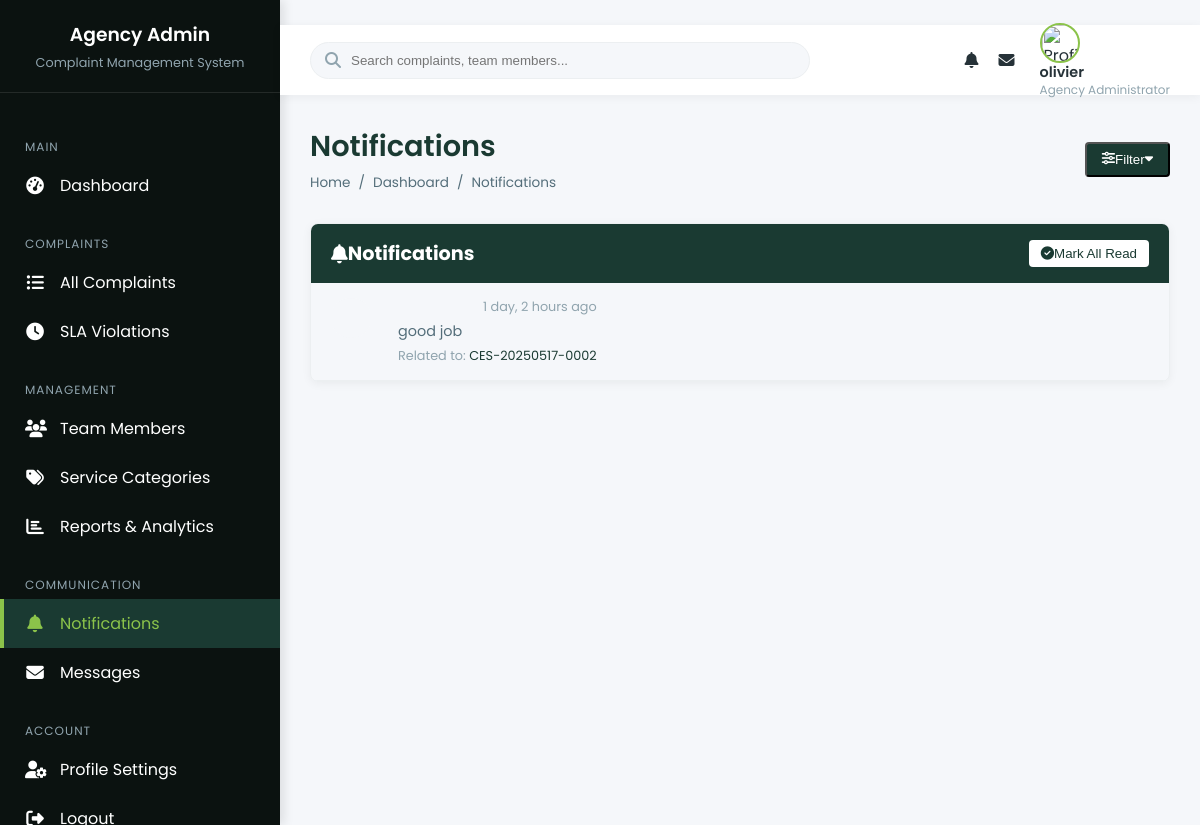
Screenshot of /agency_notifications/ (signed in) with the database file from the repository.
### citizen_management/models.py (models this page shows, shortened)
class User(AbstractUser):
    ROLE_CHOICES = [
        ('citizen', 'Citizen'),
        ('agent', 'Agency Agent'),
        ('agency_admin', 'Agency Administrator'),
        ('super_admin', 'System Administrator'),
    ]
    role = models.CharField(max_length=20, choices=ROLE_CHOICES, default='citizen')
    phone = models.CharField(max_length=20, blank=True)
    profile_picture = models.ImageField(upload_to='profiles/', blank=True)
    email_verified\
        = models.BooleanField(default=False)
    last_login_ip = models.GenericIPAddressField(blank=True, null=True)

class Notification(models.Model):
    TYPE_CHOICES = [
        ('status_change', 'Status Change'),
        ('new_response', 'New Response'),
        ('assignment', 'New Assignment'),
        ('sla_warning', 'SLA Warning'),
        ('feedback_request', 'Feedback Request'),
    ]
    user = models.ForeignKey(
        User,
        on_delete=models.CASCADE,
        related_name='notifications'
    )
    complaint = models.ForeignKey(
        Complaint,
        on_delete=models.CASCADE,
        null=True,
        blank=True
    )
    notification_type = models.CharField(
        max_length=20,
        choices=TYPE_CHOICES
    )
    message = models.TextField()
    is_read = models.BooleanField(default=False)
    created_at = models.DateTimeField(auto_now_add=True)
    class Meta:
        ordering = ['-created_at']
        indexes = [
            models.Index(fields=['is_read']),
        ]

class Complaint(models.Model):
    STATUS_CHOICES = [
        ('submitted', 'Submitted'),
        ('acknowledged', 'Acknowledged'),
        ('in_progress', 'In Progress'),
        ('resolved', 'Resolved'),
        ('rejected', 'Rejected'),
        ('reopened', 'Reopened'),
    ]
    PRIORITY_CHOICES = [
        ('low', 'Low'),
        ('medium', 'Medium'),
        ('high', 'High'),
        ('critical', 'Critical'),
    ]
    SOURCE_CHOICES = [
        ('web', 'Website'),
        ('mobile', 'Mobile App'),
        ('email', 'Email'),
        ('sms', 'SMS'),
        ('office', 'Field Office'),
    ]
    ticket_number = models.CharField(max_length=20, unique=True, editable=False)
    title = models.CharField(max_length=200)
    description = models.TextField()
    category = models.ForeignKey(
        ServiceCategory,
        on_delete=models.SET_NULL,
        null=True,
        related_name='complaints'
    )
    status = models.CharField(
        max_length=20,
        choices=STATUS_CHOICES,
        default='submitted'
    )
    priority = models.CharField(
        max_length=20,
        choices=PRIORITY_CHOICES,
        default='medium'
    )
    source = models.CharField(
        max_length=20,
        choices=SOURCE_CHOICES,
        default='web'
    )
    location_description = models.TextField(blank=True)
    latitude = models.DecimalField(
        max_digits=9,
        decimal_places=6,
        null=True,
        blank=True
    )
    longitude = models.DecimalField(
        max_digits=9,
        decimal_places=6,
        null=True,
        blank=True
    )
    citizen = models.ForeignKey(
        User,
        on_delete=models.SET_NULL,
        null=True,
        blank=True,
        related_name='complaints'
    )
    citizen_name = models.CharField(max_length=100, blank=True)
    citizen_email = models.EmailField(blank=True)
    citizen_phone = models.CharField(max_length=20, blank=True)
    is_anonymous = models.BooleanField(default=False)
    assigned_to = models.ForeignKey(
        User,
        on_delete=models.SET_NULL,
        null=True,
        blank=True,
        related_name='assigned_complaints'
    )
    assigned_agency = models.ForeignKey(
        GovernmentAgency,
        on_delete=models.SET_NULL,
        null=True,
        blank=True,
        related_name='assigned_complaints'
    )
    sla_deadline = models.DateTimeField(null=True, blank=True)
    created_at = models.DateTimeField(auto_now_add=True)
    updated_at = models.DateTimeField(auto_now=True)
    is_public = models.BooleanField(default=True)
    class Meta:
        ordering = ['-created_at']
        indexes = [
            models.Index(fields=['status']),
            models.Index(fields=['priority']),
            models.Index(fields=['category']),
            models.Index(fields=['assigned_agency']),
        ]

### citizen_management/views.py (the view)
# urls.py: path('agency_notifications/', views.NotificationsListView.as_view(), name='agency_notifications'),
class NotificationsListView(LoginRequiredMixin, AgencyAdminRequiredMixin, ListView):
    model = Notification
    template_name = 'agency_admin/notifications.html'
    context_object_name = 'notifications'
    paginate_by = 20
    def get_queryset(self):
        Notification.objects.filter(
            user=self.request.user,
            is_read=False
        ).update(is_read=True)
        queryset = Notification.objects.filter(
            user=self.request.user
        ).order_by('-created_at')
        notification_type = self.request.GET.get('type')
        if notification_type:
            queryset = queryset.filter(notification_type=notification_type)
        filter_param = self.request.GET.get('filter')
        if filter_param == 'unread':
            queryset = queryset.filter(is_read=False)
        return queryset
    def get_context_data(self, **kwargs):
        context = super().get_context_data(**kwargs)
        context['unread_count'] = Notification.objects.filter(
            user=self.request.user,
            is_read=False
        ).count()
        return context

### templates/agency_admin/notifications.html (shortened to what this page needs)
﻿{% extends "agency_admin/base.html" %}
{% block page_title %}Notifications{% endblock %}
{% block breadcrumbs %}
<li><a href="{% url 'agency_admin_dashboard' %}">Dashboard</a></li>
<li>Notifications</li>
{% endblock %}
{% block header_actions %}
<div class="dropdown">
    <button class="btn" style="background-color: var(--primary-color); color: white; padding: 8px 15px; border-radius: 4px; display: inline-flex; align-items: center;">
        <i class="fas fa-sliders-h mr-1"></i> Filter
        <i class="fas fa-caret-down ml-2"></i>
    </button>
</div>
{% endblock %}
{% block content %}
<div class="card" style="border: 1px solid var(--border-light); border-radius: 8px; overflow: hidden; box-shadow: 0 2px 10px rgba(0,0,0,0.05);">
    <div class="card-header" style="background-color: var(--primary-color); color: white; padding: 15px 20px; display: flex; justify-content: space-between; align-items: center;">
        <h3 style="margin: 0; font-size: 1.2rem; display: flex; align-items: center;">
            <i class="fas fa-bell mr-2"></i> Notifications
        </h3>
        <form method="post" action="#" style="margin: 0;">
            <button type="submit" style="padding: 6px 12px; background-color: white; color: var(--primary-color); border: none; border-radius: 4px; cursor: pointer; display: inline-flex; align-items: center;">
                <i class="fas fa-check-circle mr-1"></i> Mark All Read
            </button>
        </form>
    </div>
    <div class="card-body" style="padding: 0;">
        {% if notifications %}
        <div style="max-height: 600px; overflow-y: auto;">
            {% for notification in notifications %}
            <div class="notification-item {% if not notification.is_read %}unread{% endif %}" style="padding: 15px 20px; border-bottom: 1px solid var(--border-light); transition: all 0.3s ease;">
                <div style="display: flex; gap: 15px;">
                    <div class="notification-icon" style="flex-shrink: 0; width: 40px; height: 40px; border-radius: 50%; display: flex; align-items: center; justify-content: center; color: white; font-size: 1rem; background-color: {{ notification.get_icon_color }};">
                    </div>
                    <div style="flex: 1;">
                        <div style="display: flex; justify-content: space-between; margin-bottom: 5px;">
                            <span style="font-size: 0.8rem; color: var(--text-light);">{{ notification.created_at|timesince }} ago</span>
                        </div>
                        <p style="margin: 0 0 5px 0; font-size: 0.9rem; color: var(--text-medium);">{{ notification.message }}</p>
                        {% if notification.complaint %}
                        <div style="font-size: 0.8rem; color: var(--text-light);">
                            Related to:
                            <a href="{% url 'agency_complaint_detail' ticket_number=notification.complaint.ticket_number %}" style="color: var(--primary-color); text-decoration: none;">
                                {{ notification.complaint.ticket_number }}
                            </a>
                        </div>
                        {% endif %}
                    </div>
                </div>
            </div>
            {% endfor %}
        </div>
        {% endif %}
    </div>
</div>
{% endblock %}

### templates/agency_admin/base.html (shortened to what this page needs)
﻿<!DOCTYPE html>
{% load static %}
<html lang="en">
<head>
    <link rel="stylesheet" href="https://cdnjs.cloudflare.com/ajax/libs/font-awesome/6.4.0/css/all.min.css">
</head>
<body>
    <div class="app-container">
        <aside class="sidebar">
            <div class="sidebar-header">
                <h3>{{ user.assigned_agency.name|default:"Agency" }} Admin</h3>
                <p>Complaint Management System</p>
            </div>
            <div class="sidebar-menu">
                <div class="menu-category">Main</div>
                <a href="{% url 'agency_admin_dashboard' %}" class="menu-item {% if request.resolver_match.url_name == 'agency_admin_dashboard' %}active{% endif %}">
                    <i class="fas fa-tachometer-alt"></i>
                    <span>Dashboard</span>
                </a>
                <div class="menu-category">Complaints</div>
                <a href="{% url 'agency_complaint_list' %}" class="menu-item {% if request.resolver_match.url_name == 'agency_complaint_list' %}active{% endif %}">
                    <i class="fas fa-list-ul"></i>
                    <span>All Complaints</span>
                </a>
                <a href="{% url 'agency_sla_violations' %}" class="menu-item {% if request.resolver_match.url_name == 'agency_sla_violations' %}active{% endif %}">
                    <i class="fas fa-clock"></i>
                    <span>SLA Violations</span>
                </a>
                <div class="menu-category">Management</div>
                <a href="{% url 'agency_team_members' %}" class="menu-item {% if request.resolver_match.url_name == 'agency_team_members' %}active{% endif %}">
                    <i class="fas fa-users"></i>
                    <span>Team Members</span>
                </a>
                <a href="{% url 'agency_service_categories' %}" class="menu-item {% if request.resolver_match.url_name == 'agency_service_categories' %}active{% endif %}">
                    <i class="fas fa-tags"></i>
                    <span>Service Categories</span>
                </a>
                <a href="{% url 'agency_reports' %}" class="menu-item {% if request.resolver_match.url_name == 'agency_reports' %}active{% endif %}">
                    <i class="fas fa-chart-bar"></i>
                    <span>Reports & Analytics</span>
                </a>
                <div class="menu-category">Communication</div>
                <a href="{% url 'agency_notifications' %}" class="menu-item {% if request.resolver_match.url_name == 'agency_notifications' %}active{% endif %}">
                    <i class="fas fa-bell"></i>
                    <span>Notifications</span>
                </a>
                <a href="{% url 'agency_messages' %}" class="menu-item {% if request.resolver_match.url_name == 'agency_messages' %}active{% endif %}">
                    <i class="fas fa-envelope"></i>
                    <span>Messages</span>
                </a>
                <div class="menu-category">Account</div>
                <a href="{% url 'agency_profile' %}" class="menu-item {% if request.resolver_match.url_name == 'agency_profile' %}active{% endif %}">
                    <i class="fas fa-user-cog"></i>
                    <span>Profile Settings</span>
                </a>
                <a href="{% url 'logout' %}" class="menu-item">
                    <i class="fas fa-sign-out-alt"></i>
                    <span>Logout</span>
                </a>
            </div>
        </aside>
        <div class="main-content">
            <nav class="top-nav">
                <div class="search-bar">
                    <i class="fas fa-search"></i>
                    <input type="text" placeholder="Search complaints, team members...">
                </div>
                <div class="nav-actions">
                    <div class="nav-item dropdown" id="notifications-dropdown">
                        <i class="fas fa-bell"></i>
                    </div>
                    <div class="nav-item dropdown" id="messages-dropdown">
                        <i class="fas fa-envelope"></i>
                    </div>
                    <div class="user-profile dropdown" id="profile-dropdown">
                        <img src="#" alt="Profile">
                        <div class="user-info">
                            <div class="user-name">{{ user.get_full_name|default:user.username }}</div>
                            <div class="user-role">{{ user.get_role_display }}</div>
                        </div>
                    </div>
                </div>
            </nav>
            <div class="content-wrapper">
                <div class="content-header">
                    <div class="content-title">
                        <h1>{% block page_title %}Dashboard{% endblock %}</h1>
                        <ul class="breadcrumb">
                            <li><a href="{% url 'agency_admin_dashboard' %}">Home</a></li>
                            {% block breadcrumbs %}{% endblock %}
                        </ul>
                    </div>
                    {% block header_actions %}{% endblock %}
                </div>
                {% block content %}{% endblock %}
            </div>
        </div>
    </div>
</body>
</html>

### rows the page displays
User: get_full_name "olivier", role "Agency Administrator"
Notification: created_at "1 day, 2 hours", message "good job", complaint.ticket_number "CES-20250517-0002"

### other values shown
{{ user.assigned_agency.name|default:"Agency" }} "Agency"
